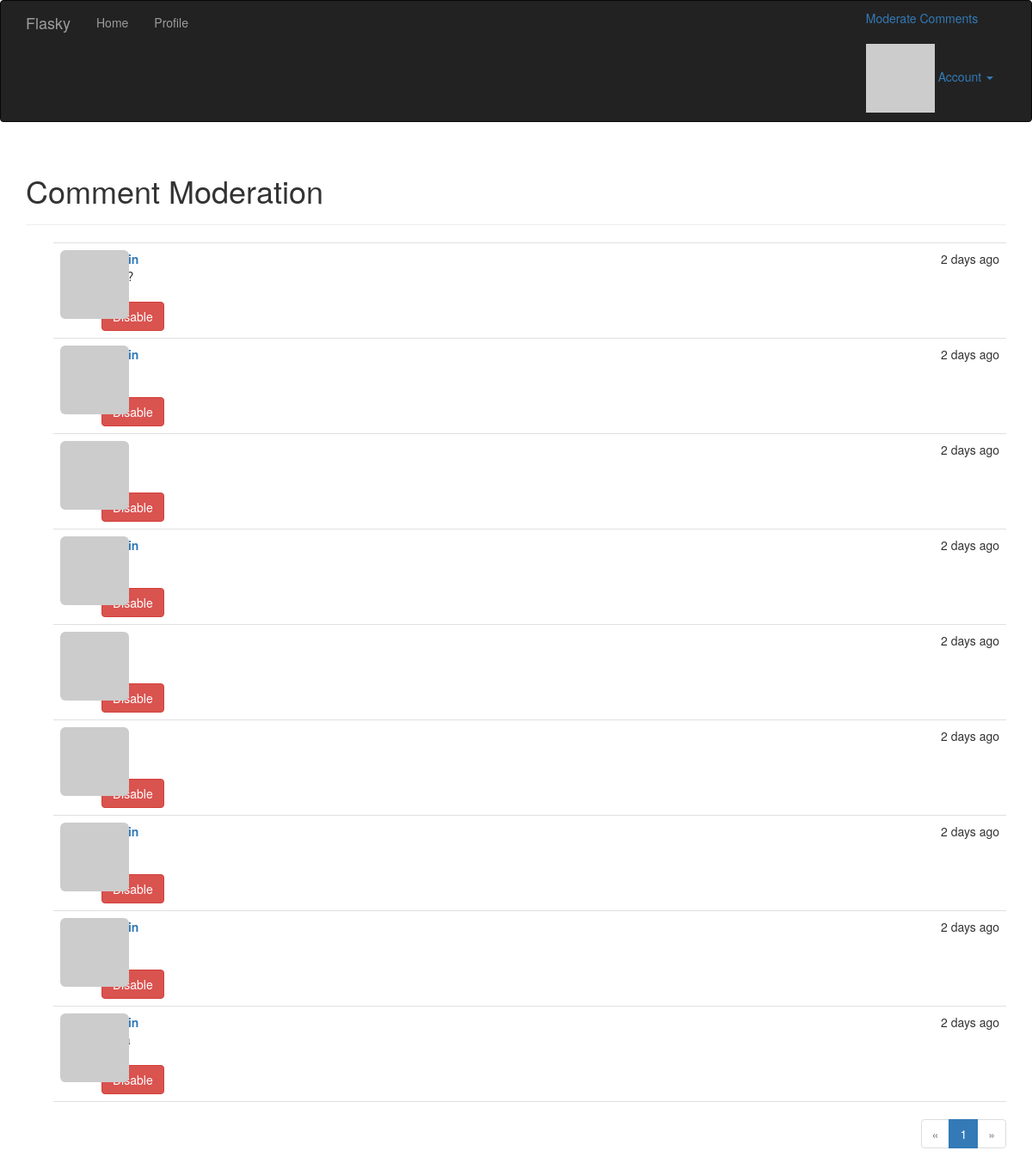
Before: /moderate (signed in) with the older database file.
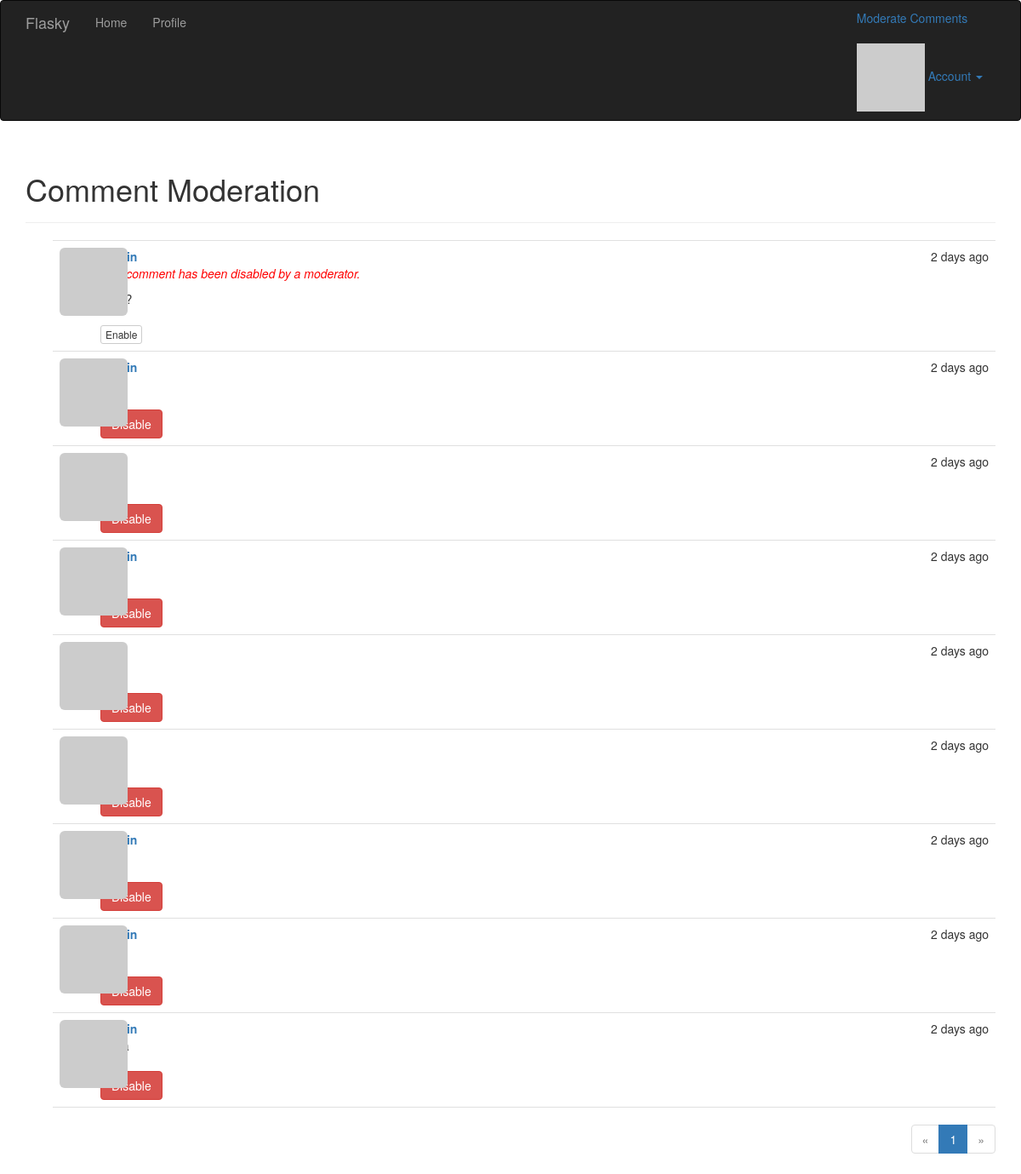
After: the same page with the newer database file.
### app/models.py (models this page shows, shortened)
class Comment(db.Model):
    __tablename__ = 'comments'
    id = db.Column(db.Integer, primary_key=True)
    body = db.Column(db.Text)
    body_html = db.Column(db.Text)
    timestamp = db.Column(db.DateTime, default=datetime.utcnow)
    disable = db.Column(db.Boolean)
    author_id = db.Column(db.Integer, db.ForeignKey('users.id'))
    post_id = db.Column(db.Integer, db.ForeignKey("posts.id"))

### app/main/views.py (the view)
@main.route("/moderate")
@login_required
@permission_required(Permission.MODERATE_COMMENTS)
def moderate():
    page = request.args.get('page', 1, type=int)
    pagination = Comment.query.order_by(Comment.timestamp.desc()).paginate(
        page, per_page=current_app.config["FLASKY_COMMENTS_PER_PAGE"],
        error_out=False)
    comments = pagination.items
    return render_template("moderate.html", comments=comments, pagination=pagination, page=page)

### app/auth/views.py (called while the page is built)
@auth.before_app_request
def before_request():
    if current_user.is_authenticated:
        current_user.ping()
        if not current_user.confirmed \
                and request.endpoint[:5] != "auth.":
            return redirect(url_for("auth.unconfirmed"))

### app/main/__init__.py (called while the page is built)
@main.app_context_processor
def inject_permissions():
    return dict(Permission=Permission)

### app/models.py (called while the page is built)
@login_manager.user_loader
def load_user(user_id):
    return User.query.get(int(user_id))

    def can(self, permissions):
        return self.role is not None and (self.role.permissions & permissions) == permissions

    def gravatar(self, size=100, default="identicon", rating="g"):
        if request.is_secure:
            url = "http://secure.gravatar.com/avatar"
        else:
            url = 'http://www.gravatar.com/avatar'
        hash = self.avatar_hash or hashlib.md5(self.email.encode("utf-8")).hexdigest()
        return '{url}/{hash}?s={size}&d={default}&r={rating}'.format(
            url=url, hash=hash, size=size, default=default, rating=rating)

    def ping(self):
        self.last_seen = datetime.utcnow()
        db.session.add(self)

### app/templates/moderate.html (shortened to what this page needs)
{% extends 'base.html' %}
{% import '_macros.html' as macros %}
{% block page_content %}
    <div class="page-header">
        <h1>Comment Moderation</h1>
    </div>
    {% set moderate = True %}
    {% include "_comments.html" %}
    {% if pagination %}
        <div class="pagination">
            {{ macros.pagination_widget(pagination, ".moderate") }}
        </div>
    {% endif %}
{% endblock %}

### app/templates/_comments.html (shortened to what this page needs)
<ul class="comments">
    {% for comment in comments %}
    <li class="comment">
        <div class="comment-thumbnail">
            <a href="{{ url_for('.user', username=comment.author.username) }}">
                <img class="img-rounded profile-thumbnail" src="{{ comment.author.gravatar(size=40) }}">
            </a>
        </div>
        <div class="comment-content">
            <div class="comment-date">{{ moment(comment.timestamp).fromNow() }}</div>
            <div class="comment-author"><a href="{{ url_for('.user', username=comment.author.username) }}">{{ comment.author.username }}</a></div>
            <div class="comment-body">
                {% if comment.disable %}
                    <p style="color: red">
                        <i>This comment has been disabled by a moderator.</i>
                    </p>
                {% endif %}
            </div>
            {% if moderate %}
                <br />
                {% if comment.disable %}
                    <a class="btn btn-default btn-xs" href="{{ url_for('.moderate_enable',
                            id=comment.id, page=page) }}">Enable</a>
                {% else %}
                    <a class="btn btn-danger brn-xs" href="{{ url_for('.moderate_disable',
                            id=comment.id, page=page) }}">Disable</a>
                {% endif %}
            {% endif %}
        </div>
    </li>
    {% endfor %}
</ul>

Changed rows visible on the page:
changed Comment (number 1 of 9 on the later page): disable "Disable" → "This comment has been disabled by a moderator. Enable"
